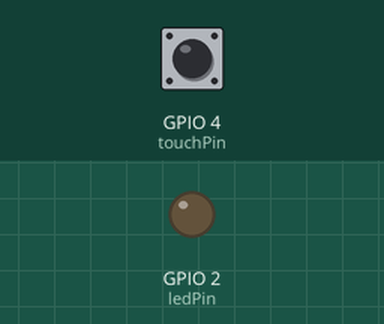
This sketch was run on a simulated ESP32. Parts: output pins drawn as LEDs (lit = HIGH). Inputs (shaded band) come from the test bench; at power-on: GPIO 4 (touchPin) HIGH. What the sketch prints to the serial monitor is not drawn.

Above: at 0.15 s.
At 25.41 s:
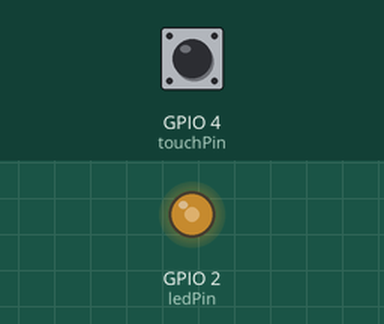
Timing chart, 0 to 25.3 s (numbered marks = the images above):
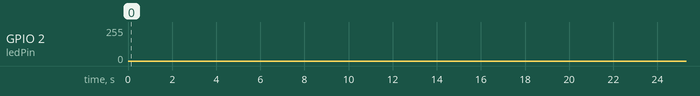

The sketch:

ex05.ino
```cpp
// ex05.ino — 多档位触摸调速呼吸灯 (非阻塞版)
const int touchPin = T0;
const int ledPin   = 2;
const int freq = 5000;
const int resolution = 8;
const int touchThreshold = 400;
const unsigned long debounceDelay = 200;

const int TOTAL_LEVELS = 3;
const int speedDelays[TOTAL_LEVELS] = {3, 10, 25};  // 快/中/慢 (ms/步)

int  speedLevel      = 0;       // 当前档位 0/1/2
int  duty            = 0;       // 当前占空比
bool fadingUp        = true;    // 呼吸方向：渐亮/渐暗
unsigned long lastStepTime    = 0;
bool lastTouchState  = false;
unsigned long lastDebounceTime = 0;

void setup() {
  Serial.begin(115200);
  ledcAttach(ledPin, freq, resolution);
  ledcWrite(ledPin, 0);
  lastStepTime = millis();
  Serial.println("ex05: 多档位触摸调速呼吸灯");
  Serial.print("当前档位: ");
  Serial.println(speedLevel + 1);
}

void loop() {
  // --- 触摸检测 (每次loop都检查, 即时响应) ---
  int touchVal = touchRead(touchPin);
  bool curTouch = (touchVal < touchThreshold);

  if (curTouch && !lastTouchState) {
    if (millis() - lastDebounceTime > debounceDelay) {
      speedLevel = (speedLevel + 1) % TOTAL_LEVELS;
      Serial.print("切换档位: ");
      Serial.print(speedLevel + 1);
      Serial.print(" (步进延迟 ");
      Serial.print(speedDelays[speedLevel]);
      Serial.println("ms)");
      lastDebounceTime = millis();
    }
  }
  lastTouchState = curTouch;

  // --- 呼吸灯 (非阻塞, 按档位速度更新) ---
  int stepDelay = speedDelays[speedLevel];
  if (millis() - lastStepTime >= (unsigned long)stepDelay) {
    lastStepTime = millis();

    if (fadingUp) {
      duty++;
      if (duty >= 255) {
        duty = 255;
        fadingUp = false;
      }
    } else {
      duty--;
      if (duty <= 0) {
        duty = 0;
        fadingUp = true;
      }
    }
    ledcWrite(ledPin, duty);
  }

  // 给WiFi/系统留点时间, 也避免loop空转
  delay(1);
}
```
